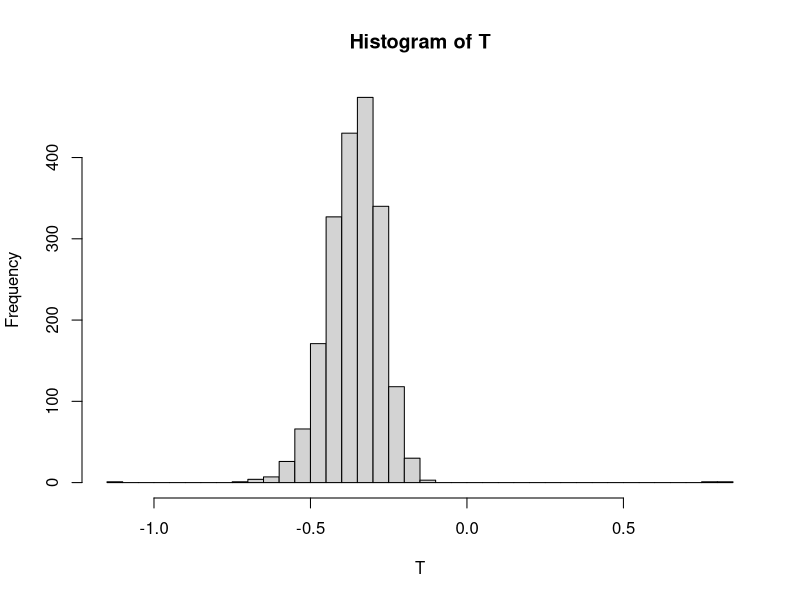
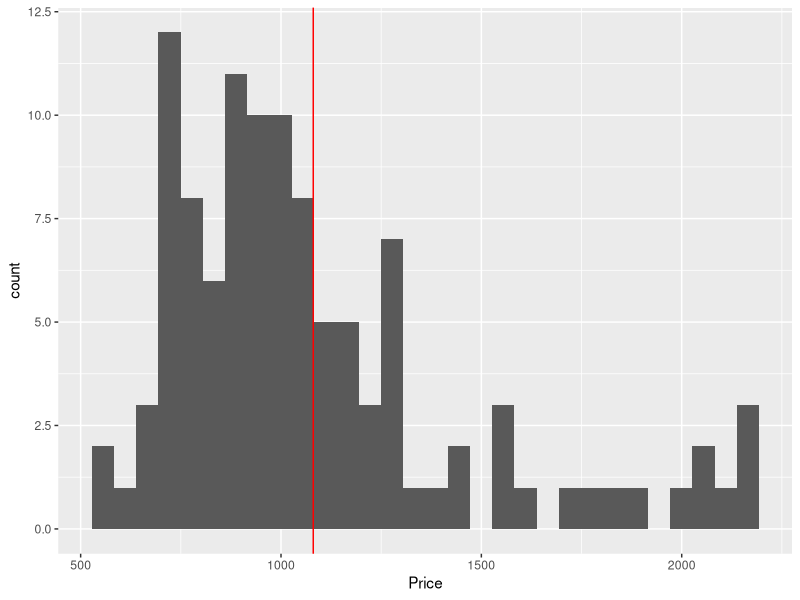

These charts were generated, in order, by the following R code: (Note: this script raises an error after producing the figures.)
## ---- chunk 1
library(formatR)
knitr::opts_chunk$set(echo = TRUE)
knitr::opts_chunk$set(tidy.opts = list(width.cutoff = 60), tidy = TRUE)
## ---- chunk 2
data <- read.csv("lottery.csv", sep = ";")
Y <- data$Draft_No
X <- data$Day_of_year

set.seed(12345)
bootstrap <- matrix(nrow=2000, ncol=length(X))
bootstrap_Y <- matrix(nrow=2000, ncol=length(X))
for (i in 1:2000) {
  bootstrap[i,] <- sample(X, replace = TRUE)
  bootstrap_Y[i,] <- Y[bootstrap[i,]]
}

T <- c()
for (i in 1:nrow(bootstrap)) {
  temp_data <- data.frame("Draft_No" = bootstrap_Y[i, ], "Day_of_year" = bootstrap[i,])
  model <- loess(Draft_No ~ Day_of_year, data=temp_data)
  Xb <- bootstrap[i,max(which(predict(model, bootstrap[i,]) == max(predict(model, bootstrap[i,]))))]
  Xa <- bootstrap[i,min(which(predict(model, bootstrap[i,]) == min(predict(model, bootstrap[i,]))))]
  T <- append(T, (predict(model, Xb) - predict(model,  Xa)) / (Xb - Xa))
}

hist(T, breaks = 30)

## ---- chunk 3
data <- read.csv("prices1.csv", sep = ";")


# Task 1
library(ggplot2)
ggplot(data) +
  geom_histogram(aes(Price)) +
  geom_vline(xintercept = mean(data$Price), color="red")
print(paste("The mean of the prices is", round(mean(data$Price), 2)))


#Task 2 and 3
library(boot)
test_stat <- function(data, indices){
  return(mean(data[indices]))
}
boot_obj <- boot(data$Price, test_stat, 1000)
cis <- boot.ci(boot.out = bootstrap,type = c("perc", "bca", "norm"))
plot(boot_obj)
print(boot_obj)
print(cis)
print(paste("The bias corrected estimate is", round(2* boot_obj$t0 - mean(boot_obj$t), 3)))
print(paste("The variance is", round(sd(boot_obj$t)^2, 3)))


# Task 4

r <- 55 # number of groups
n <- nrow(data)
k <- n / r # groupsize
jackknife <- matrix(nrow=r, ncol=k)
indices <- 1:n
samples <- matrix(nrow=r, ncol=n-k)
for (i in 1:r) {
  jackknife[i,] <- sample(indices, k)
  indices <- indices[-which(indices %in% jackknife[i,])]
  samples[i,] <- data$Price[-jackknife[i,]]
}

jacknife_var <- function(samples, D){
  r <- nrow(samples)
  T_star <- rep(NA, r)
  for (i in 1:r) {
      T_star[i] <- r * mean(D) - (r-1) * mean(samples[i,])
  }
  JT <- mean(T_star)
  return(1 / (r * (r-1)) * sum((T_star - JT)^2))
}
jacknife_var(samples, data$Price)
